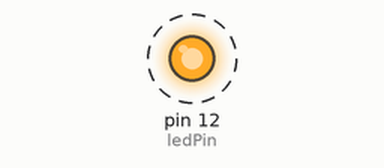
Simulated run of this sketch. Board: Arduino Uno, built with avr-gcc and run on an emulated ATmega328P. Parts: output pins drawn as LEDs (lit = HIGH). Dashed ring = blinking.

Above: at 0.2 s.
Timing chart, 0 to 3.0 s (numbered marks = the images above):
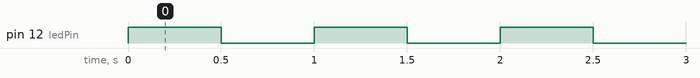

Measured:
- by itself, pin 12 (ledPin): alternates HIGH for 0.50 s and LOW for 0.50 s

The sketch:

test1.ino
```cpp
/*
ex0010_blink_pin12
Fait clignoter la LED de la PIN 13 régulièrement
*/

const byte ledPin = 12;

void setup() {
  //============
  // Initialise la PIN digital 13 comme OUTPUT
  // La PIN 13 a une LED connectée sur la plupart des cartes Arduino
  pinMode(ledPin, OUTPUT);
}

void loop() {
  //===========
  digitalWrite(ledPin, HIGH);  // set LED on
  delay(500);              // wait for some milliseconds
  digitalWrite(ledPin, LOW);    // set the LED off
  delay(500);              // wait for some milliseconds
} 
```
